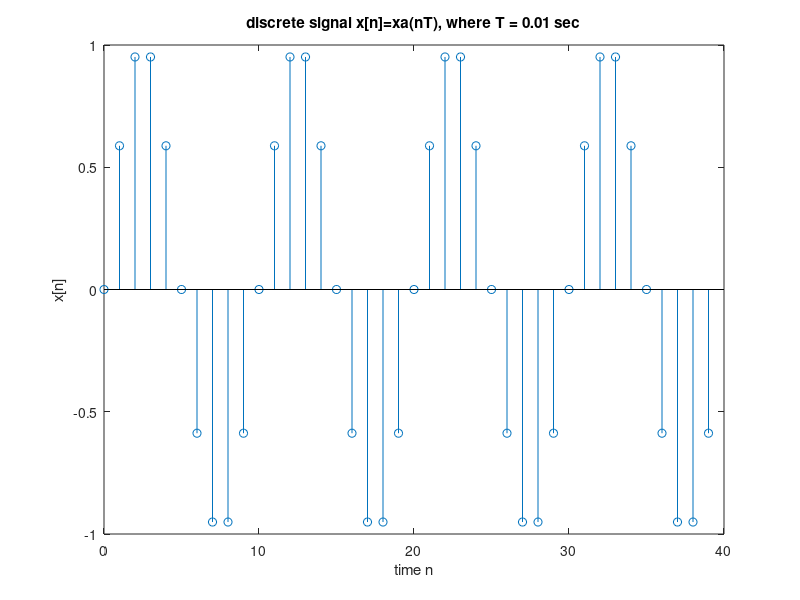
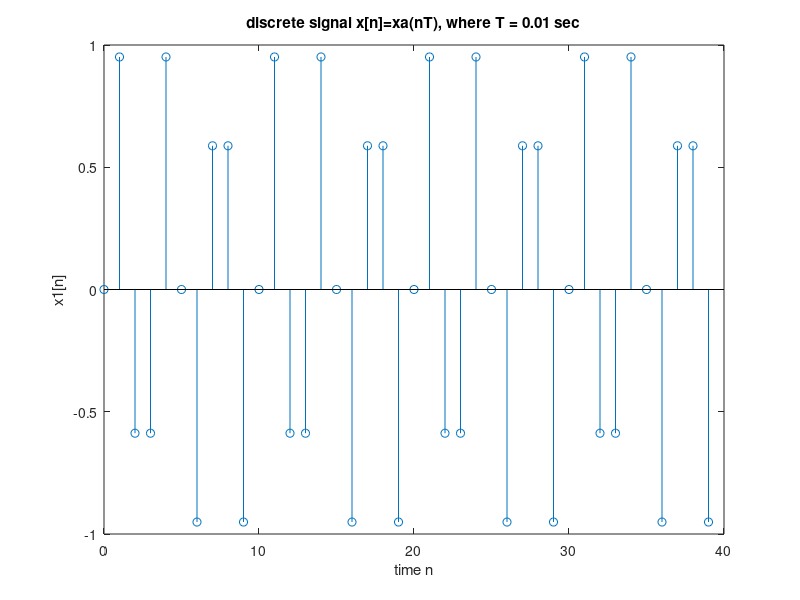

Write MATLAB code to recreate these figures, in order.
% Pratice 1-3
clear;
f0=10; % 10 Hz sine wave
f1=30;
Length=0.4; % Total length =0.4 sec
T=0.01; % sampling period = 0.01 sec
N=Length/T;
n=0:1:N-1;
x=sin(2*pi*f0*n*T);
x1=sin(2*pi*f1*n*T);
figure;stem(n,x);
xlabel('time n'); ylabel('x[n]');
title('discrete signal x[n]=xa(nT), where T = 0.01 sec');
figure;stem(n,x1);
xlabel('time n'); ylabel('x1[n]');
title('discrete signal x[n]=xa(nT), where T = 0.01 sec');
